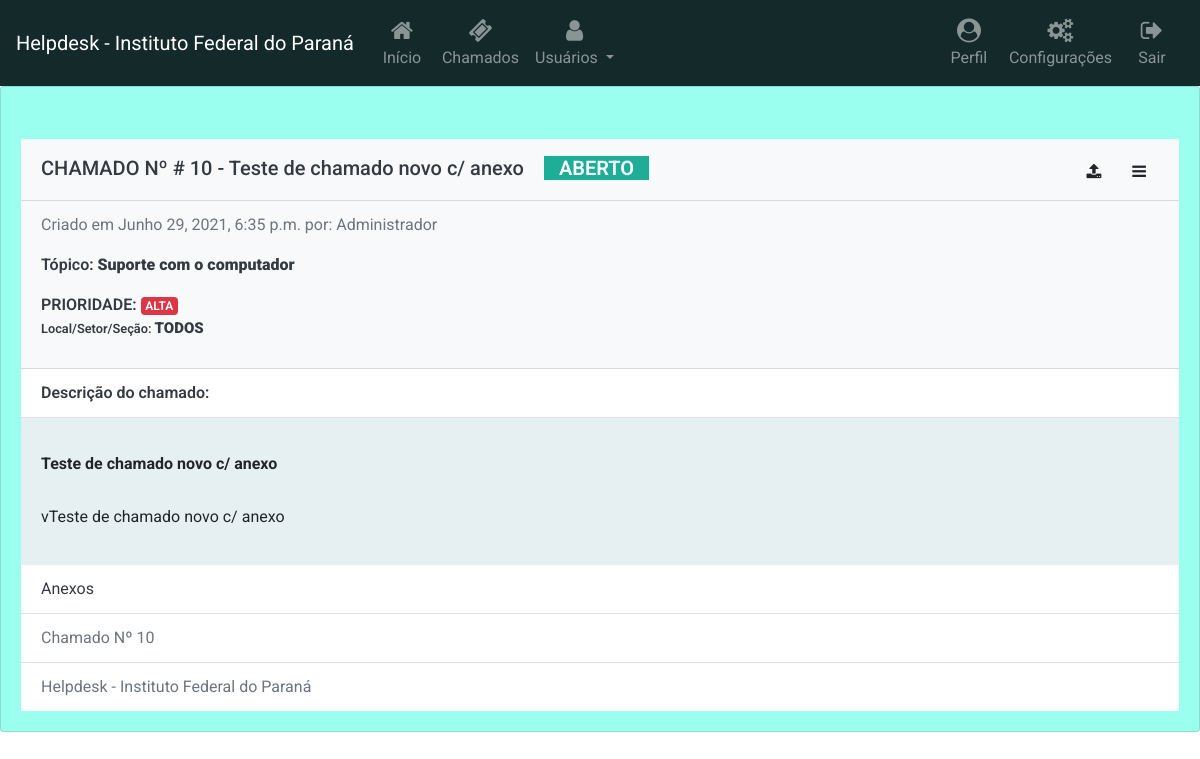
The app's page /chamado/10 (signed in) with its own data.
### Helpdesk_app/models.py (models this page shows, shortened)
class Chamado(models.Model):
    OPCOES_PRIORIDADE = [
     ('alta', 'Alta'),
     ('media', 'Media'),
     ('baixa', 'Baixa')]
    OPCOES_STATUS = [
     ('aberto', 'Aberto'),
     ('resolvido', 'Resolvido'),
     ('pendente', 'Pendente'),
     ('fechado', 'Fechado'),
     ('excluido', 'Excluido') ]
    autor = models.ForeignKey('Usuario',on_delete=models.CASCADE)
    prioridade = models.CharField(max_length=30, choices=OPCOES_PRIORIDADE)
    agente_atribuido = models.CharField(max_length=100, default = None, null=True) # Não será usado foreign Key, #pois caso um usuário seja deletado, o nome continuará no banco de dados
    status = models.CharField(max_length=30, choices=OPCOES_STATUS) #Status do chamado ex: ABERTO, CONCLUÍDO...
    titulo = models.CharField(max_length=50)
    topico = models.CharField(max_length=50) #Tópico (ex: Dificuldade de acesso; Solicitar Instalação; Problemas com o computador)
    descricao = models.TextField()
    local_afetado = models.CharField(max_length=50, default=None) #Local onde a pessoa se encontra
    hora_abertura = models.DateTimeField(auto_now_add=True) #Hora de criação do chamado
    foi_lido = models.BooleanField(default=False) #Define se o chamado já foi lido por um atendente

class Usuario(AbstractUser):
    nome_completo = models.CharField(max_length=120) # nome completo do usuário
    data_criacao = models.DateTimeField(auto_now_add=True) # data de criação do usuário
    data_modificacao = models.DateTimeField(auto_now=True) # data de modificação do usuário
    is_atendente = models.BooleanField(default=False) # Define se o usuário é um atendente ou não

### Helpdesk_app/views.py (the view)
# urls.py: path('chamado/<int:id_chamado>', views.ver_chamado, name='ver_chamado'),
@login_required
def ver_chamado(request, id_chamado):
	chamados_si = obter_chamados()
	novs_cham = obter_novos_chamados()
	Usuario = request.user
	chamado = Chamado.objects.get(id=id_chamado)
	context = {}
	context['chamado'] = chamado
	context['Nome_Sistema'] = Nome_Sistema
	context['Novos_Chamados'] = novs_cham
	context['chamados'] = chamados_si
	anexos = Anexos_chamado.objects.all().filter(chamado=chamado)
	context['anexos'] = anexos
	return render(request,"chamado.html", context)

### Helpdesk_app/views.py (called while the page is built)
def obter_chamados(): #Lembrar de obter chamados usando essa função para evitar chamados com status excluído
	chamados_sis = Chamado.objects.all().exclude(status='excluido')
	return chamados_sis

def obter_novos_chamados(): #Obtem a query com todos os chamados que não foram lidos ainda
	chamados_novs = Chamado.objects.all().filter(foi_lido = False).count()
	return chamados_novs

### Helpdesk_app/templates/chamado.html (shortened to what this page needs)
{% extends 'base.html' %}
{% if request.user.is_authenticated %}
{% block body %}
{% if  request.user.is_atendente %}
    {% include "navbar_painel.html" %}
{% else %}
   {% include "navbar.html" %}
{% endif %}
{% endblock %}
{% block content %} {% include "UI/notificacoes.html"%}
<div class="card corpo_card" style='max-width: 100vw;'>
  <div class="card-body" style="max-width: 100vw;">
    <div class='card-header bg-light text-dark'
      style='margin-top: 2rem;max-width: 100vw; max-height: 15rem;font-weight: 570;'>
      <h5 style="margin-top:5px;"> <a class='bg-light text-dark'> CHAMADO Nº # {{chamado.id}}
        </a> <a style="">- {{chamado.titulo|lower|capfirst}}</a>
        <span class='text-white' style='margin-left: 15px;'><a class ='container'
                                {% if chamado.status == 'aberto'%} class=" text-white" style='text-transform:uppercase;font-weight: 570;text-align: center;background-color: #1EAE98;'{% endif %}
                                {% if chamado.status == 'resolvido'%} class=" text-white" style='text-transform:uppercase;font-weight: 570;text-align: center;background-color: #54E346;'{% endif %}>
                {{chamado.status}} </a></span>
 <span class='flex-d float-right'>
<button type="button" class="btn btn-light btn-md" data-toggle="modal" data-target="#upload_anexo"><span><i class="fa fa-upload" data-placement="right" title="Fazer Upload de Anexo" aria-hidden="true"></i></span></button>
  <button type="button" class="btn btn-light btn-md" data-toggle="modal" data-target="#mymodal"><i class="fa fa-bars" aria-hidden="true"></i></span></button></span>
        </a href='#'> </h5>
      </div>
      <div class='card-header bg-light text-dark'><p class=' text-muted text-dark'>Criado em {{chamado.hora_abertura}} por: {{chamado.autor.nome_completo|capfirst}}</p>
      <strong>
      <p class='card-text text-dark' style='font-weight: 580; display: inline;'>Tópico:  <p class ='text-dark'style='display: inline; font-weight: 580'><strong>{{chamado.topico|lower|capfirst}}</strong></p></p></p>
      {% if request.user.is_atendente %}
      <p style='font-weight: 570;' class='card-text text-dark'> PRIORIDADE:
        <a style='font-weight: 580' {% if chamado.prioridade == "alta"%} class="badge text-white badge-danger" {% endif %}
        >{{chamado.prioridade|upper}}</a>
      </p>
      </strong>
      {% endif %}
      <small><p class='card-text text-dark' style='font-weight: 580; display: inline;'>Local/Setor/Seção: <p class ='text-dark'style='display: inline; font-weight: 580; font-size: 15px'><strong>{{chamado.local_afetado|upper}}</strong></p></p></p></small>
    </div>
    <div class="card-header bg-white text-dark" style='max-width: 100vw; max-height: 15rem;font-weight: 570;'>Descrição
      do chamado:
    </div>
    <div class='card-body' style='background-color: #e6f0f2;'>
      <p class='card-text' style='padding-left: 1rem;'><h6><strong>{{chamado.titulo|lower|capfirst}}</strong></h6>
        <br>
      <p style='font-weight: normal !important;'>{{chamado.descricao}}</p></p>
    </div>
    <div class="card-header bg-white text-dark">
      Anexos
    </div>
       <div class='card-header text-muted bg-white text-dark'>Chamado Nº {{chamado.id}}</div>
         	<ul class="list-group list-group-flush">
     	<ul class="list-group list-group-flush">
		<li class="list-group-item"><a class='text-muted'>{{Nome_Sistema}}</a></li>
	</ul>
  </div>
 </div>
</body>
</html>
{% endblock %}
{% endif %} <!-- FIM DA CHECAGEM POR IS_AUTHENTICATED

### Helpdesk_app/templates/base.html (style rules this page uses)
body { font-family: 'Roboto', sans-serif !important; }

### Helpdesk_app/templates/chamado.html (style rules this page uses)
body { outline-color: transparent; }
.corpo_card { background-color: #9AFFEE; outline-color: transparent; }

### records on screen
Chamado: id "10", titulo "Teste de chamado novo c/ anexo", status "ABERTO", hora_abertura "Junho 29, 2021, 6:35 p.m.", autor.nome_completo "Administrador", topico "Suporte com o computador", prioridade "ALTA", local_afetado "TODOS", descricao "vTeste de chamado novo c/ anexo"

### other values on screen
{{ Nome_Sistema }} "Helpdesk - Instituto Federal do Paraná"
